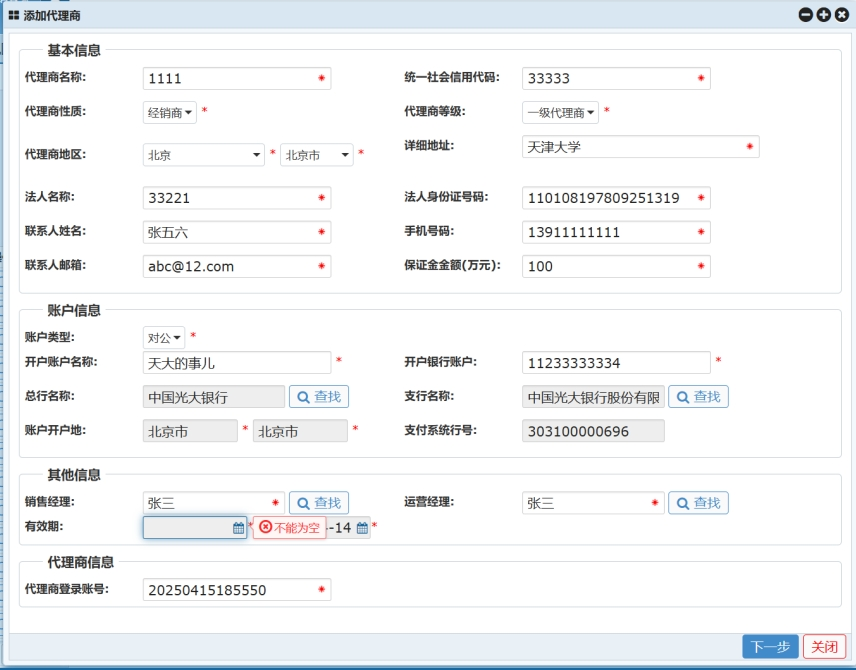
#> input picture wx_20250423185424.png, 856 x 670 px, found by its file name
$ python cvTest_v1.py
#> lines starting #> are read from the running program, lines starting #| are printed output that depends on the picture
#> further down, image is the input picture: shape (670, 856, 3); mean B, G, R 245.7, 244.3, 242.7
import cv2
import pytesseract
from pytesseract import image_to_data, Output
import numpy as np
import time


# 如果你是 Windows 系统，需要指定 Tesseract 的路径
# 安装 程序
# pip install pytesseract
pytesseract.pytesseract.tesseract_cmd = r'C:\Tesseract-OCR\tesseract.exe'
image_path = r'C:\Users\wdp\project\auto-test\screenshots\screenshot_20250407_155424.png'
image_path = r'C:\Users\wdp\project\aitest\wx_20250423185424.png'


# OCR识别Label
def detect_labels(image):
    data = image_to_data(image, output_type=Output.DICT)
    labels = []
    for i in range(len(data['text'])):
        if data['conf'][i] > 60:  # 置信度过滤
            (x, y, w, h) = (data['left'][i], data['top'][i], data['width'][i], data['height'][i])
            labels.append({"text": data['text'][i], "bbox": (x, y, x + w, y + h)})
    return labels

# 控件检测（示例：输入框）
def detect_input_fields(image):
    gray = cv2.cvtColor(image, cv2.COLOR_BGR2GRAY)
    edges = cv2.Canny(gray, 50, 150)
    contours, _ = cv2.findContours(edges, cv2.RETR_EXTERNAL, cv2.CHAIN_APPROX_SIMPLE)
    inputs = []
    for cnt in contours:
        x, y, w, h = cv2.boundingRect(cnt)
        inputs.append({"bbox": (x, y, x + w, y + h)})
    return inputs

def classify_page(image):
    # 检测表格线
    gray = cv2.cvtColor(image, cv2.COLOR_BGR2GRAY)
    edges = cv2.Canny(gray, 50, 150)
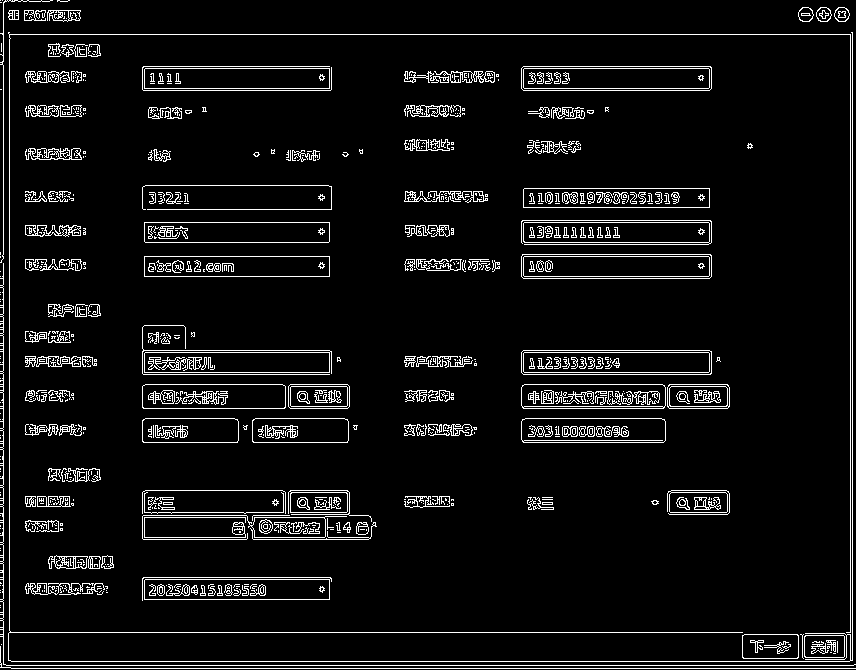
#> edges: shape (670, 856); 6.5% white in thin lines or dots
    lines = cv2.HoughLinesP(edges, 1, np.pi/180, threshold=100, minLineLength=100, maxLineGap=10)
#> lines = 75 rows, first 6: [2, 34, 852, 34], [0, 661, 849, 661], [3, 632, 742, 632], [1, 665, 853, 665], [11, 668, 855, 668], [3, 667, 3, 2]
    # 若检测到密集水平/垂直线，判定为列表页
    if len(lines) > 20:
        print("list page")
        return "list_page"
    else:
        print("edit_page")
        return "edit_page"


if __name__ == "__main__":
    # 读取图片

    try:
        image = cv2.imread(image_path)

        classify_page(image)

        '''
        if image is None:
            print(f"无法读取图片: {image_path}")
        else:
            # 调用 detect_labels 函数
            labels = detect_labels(image)
            # 调用 detect_input_fields 函数
            input_fields = detect_input_fields(image)

            # 初始化 ID
            current_id = 1

            print("检测到的标签:")
            for label in labels:
                label["id"] = current_id
                print(f"ID: {label['id']}, 文本: {label['text']}, 边界框: {label['bbox']}")
                x1, y1, x2, y2 = label['bbox']
                cv2.rectangle(image, (x1, y1), (x2, y2), (0, 255, 0), 2)
                cv2.putText(image, f"ID: {label['id']}", (x1, y1 - 30), cv2.FONT_HERSHEY_SIMPLEX, 0.9, (0, 255, 0), 2)
                cv2.putText(image, label['text'], (x1, y1 - 10), cv2.FONT_HERSHEY_SIMPLEX, 0.9, (0, 255, 0), 2)
                current_id += 1

            print("检测到的输入框:")
            for input_field in input_fields:
                input_field["id"] = current_id
                print(f"ID: {input_field['id']}, 边界框: {input_field['bbox']}")
                x1, y1, x2, y2 = input_field['bbox']
                cv2.rectangle(image, (x1, y1), (x2, y2), (0, 0, 255), 2)
                cv2.putText(image, f"ID: {input_field['id']}", (x1, y1 - 10), cv2.FONT_HERSHEY_SIMPLEX, 0.9, (0, 0, 255), 2)
                current_id += 1

            # 保存绘制好的图片
            timestamp = time.strftime("%Y-%m-%d %H:%M:%S", time.localtime())
            output_path = f'output{timestamp}.jpg'
            cv2.imwrite(output_path, image)
            print(f"结果图片已保存到: {output_path}")
        '''
    except Exception as e:
        print(f"发生错误: {e}")


$ run again, with before_dialog.png copied over wx_20250423185424.png
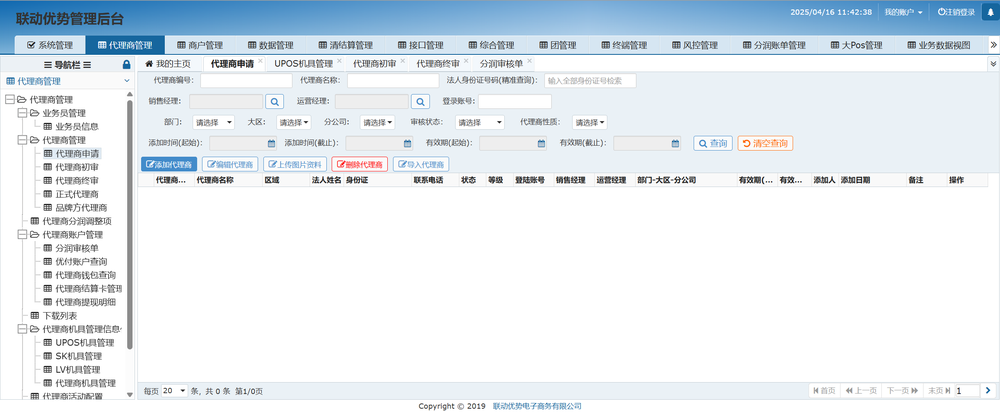
#> input picture before_dialog.png, 1000 x 412 px, shrunk from 2445 x 1007 before the run, found by its file name
#> image is the input picture: shape (412, 1000, 3); mean B, G, R 240.8, 234.9, 227.5
#> in classify_page, `gray = cv2.cvtColor(image, cv2.COLOR_BGR2GRAY)`:
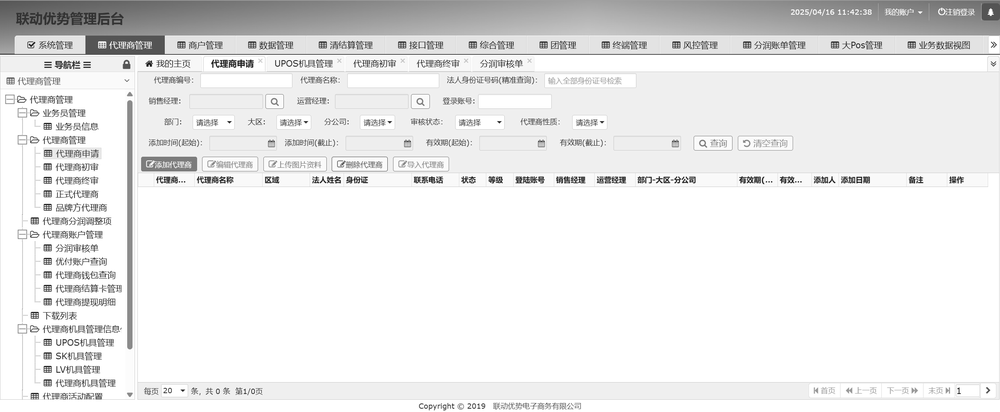
#> gray: shape (412, 1000); min 0, max 255, mean 233.3
#> in classify_page, `edges = cv2.Canny(gray, 50, 150)`:
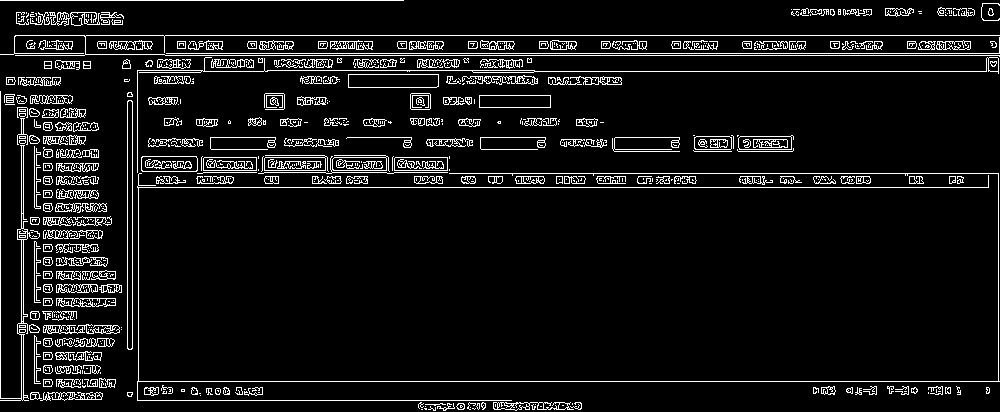
#> edges: shape (412, 1000); 7.5% white in thin lines or dots
#> lines = 61 rows, first 6: [15, 35, 999, 35], [127, 187, 998, 187], [165, 55, 999, 55], [166, 53, 999, 53], [137, 381, 999, 381], [449, 173, 998, 173]

$ run again, with debug_代理商等级 - 点击下拉框_1744192863.png copied over wx_20250423185424.png
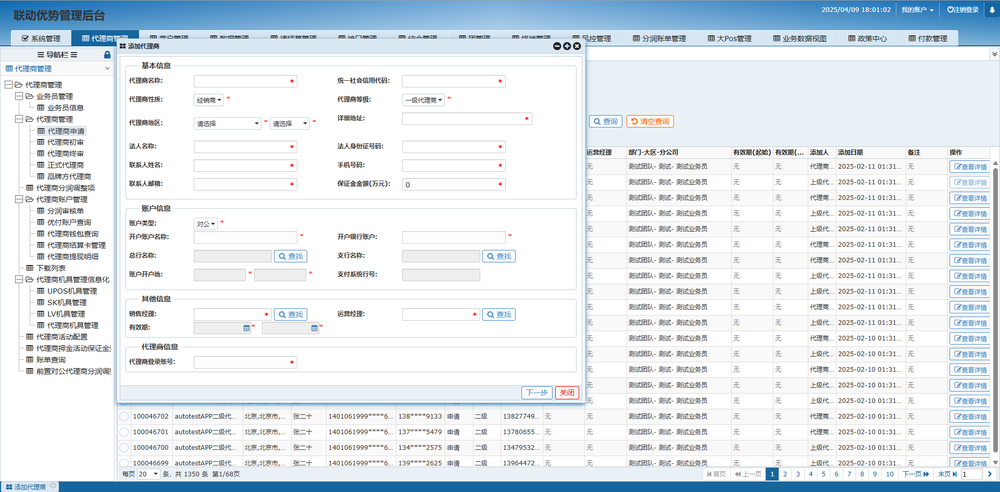
#> input picture debug_代理商等级 - 点击下拉框_1744192863.png, 1000 x 492 px, shrunk from 1920 x 945 before the run, found by its file name
#> image is the input picture: shape (492, 1000, 3); mean B, G, R 237.4, 231.6, 224.2
#> in classify_page, `gray = cv2.cvtColor(image, cv2.COLOR_BGR2GRAY)`:
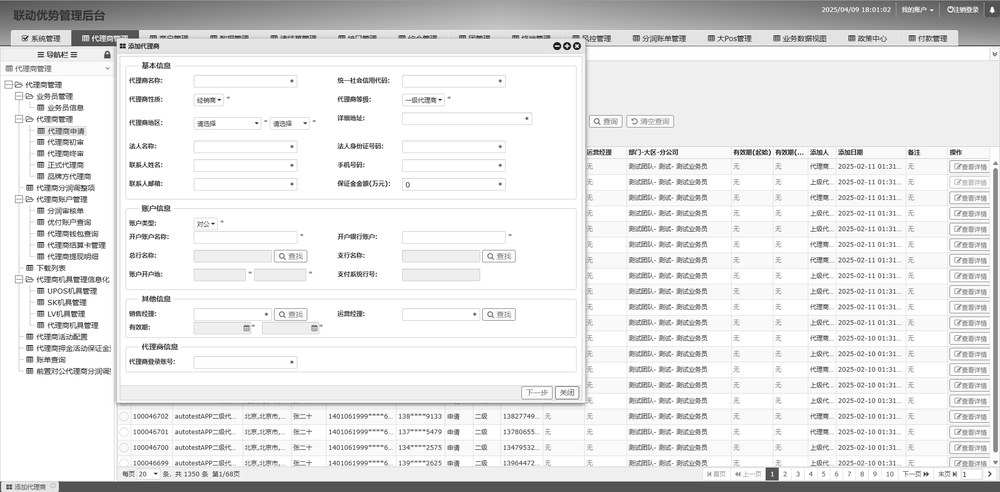
#> gray: shape (492, 1000); min 0, max 255, mean 230
#> in classify_page, `edges = cv2.Canny(gray, 50, 150)`:
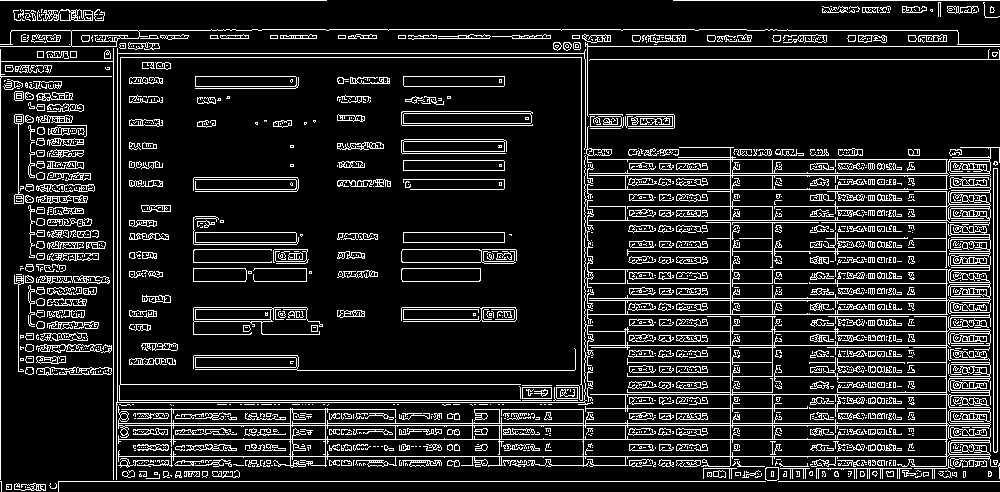
#> edges: shape (492, 1000); 13.6% white in thin lines or dots
#> lines = 149 rows, first 6: [113, 456, 989, 456], [58, 481, 765, 481], [113, 439, 947, 439], [113, 425, 997, 425], [113, 423, 997, 423], [113, 400, 592, 400]

$ run again, with error_general.png copied over wx_20250423185424.png
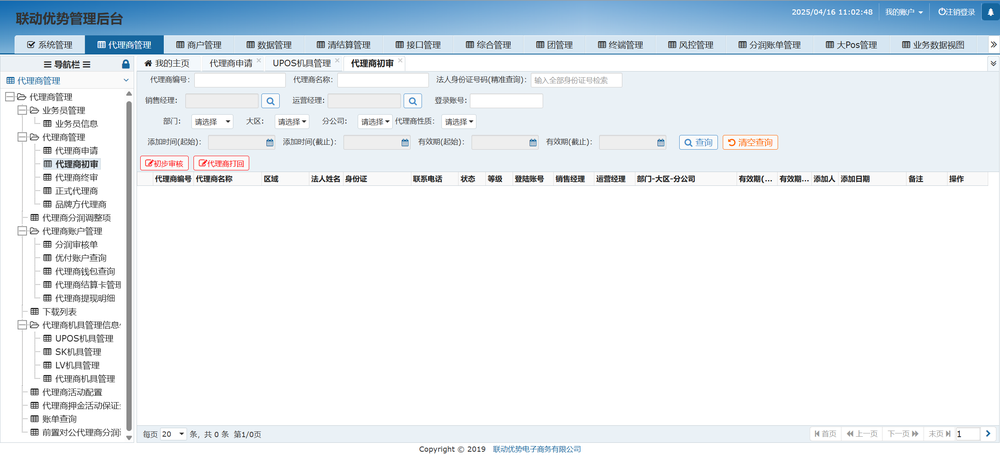
#> input picture error_general.png, 1000 x 455 px, shrunk from 2460 x 1119 before the run, found by its file name
#> image is the input picture: shape (455, 1000, 3); mean B, G, R 241.9, 236.8, 230.3
#> in classify_page, `gray = cv2.cvtColor(image, cv2.COLOR_BGR2GRAY)`:
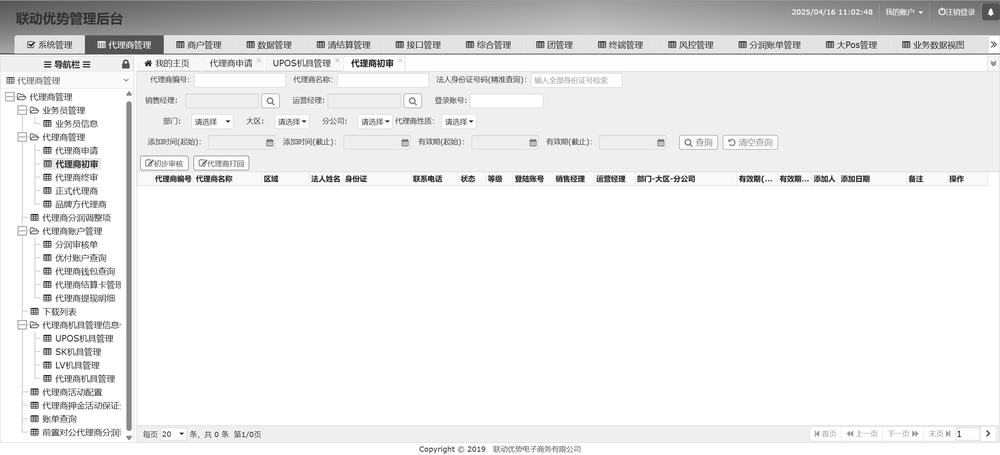
#> gray: shape (455, 1000); min 0, max 255, mean 235.4
#> in classify_page, `edges = cv2.Canny(gray, 50, 150)`:
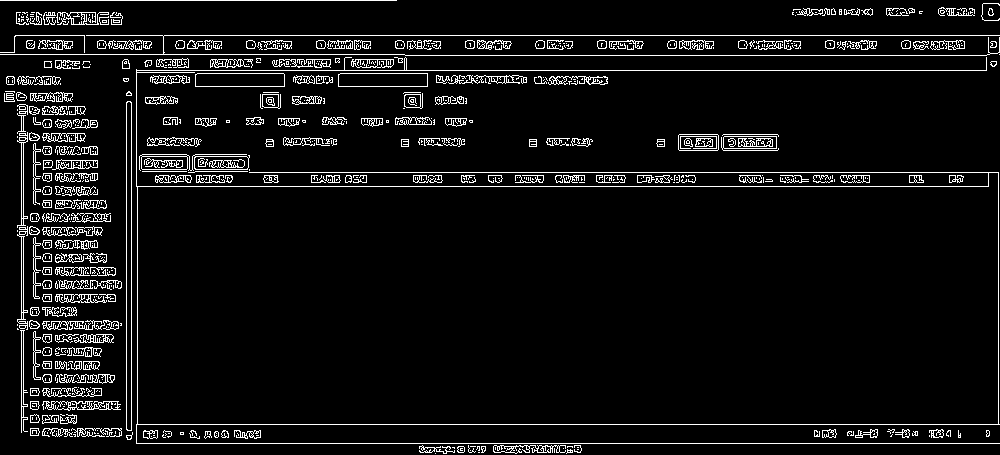
#> edges: shape (455, 1000); 6.4% white in thin lines or dots
#> lines = 55 rows, first 6: [15, 35, 999, 35], [136, 443, 999, 443], [126, 186, 998, 186], [136, 70, 986, 70], [126, 424, 999, 424], [249, 172, 998, 172]
